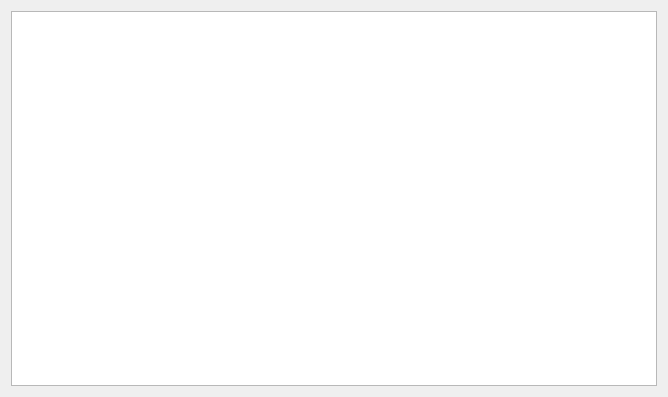
<?xml version="1.0" encoding="UTF-8"?>
<ui version="4.0">
 <class>DialogBookcontent</class>
 <widget class="QDialog" name="DialogBookcontent">
  <property name="geometry">
   <rect>
    <x>0</x>
    <y>0</y>
    <width>668</width>
    <height>397</height>
   </rect>
  </property>
  <property name="windowTitle">
   <string>Dialog</string>
  </property>
  <layout class="QGridLayout" name="gridLayout">
   <item row="0" column="0">
    <widget class="QTextEdit" name="textEdit"/>
   </item>
  </layout>
 </widget>
 <resources/>
 <connections/>
</ui>
